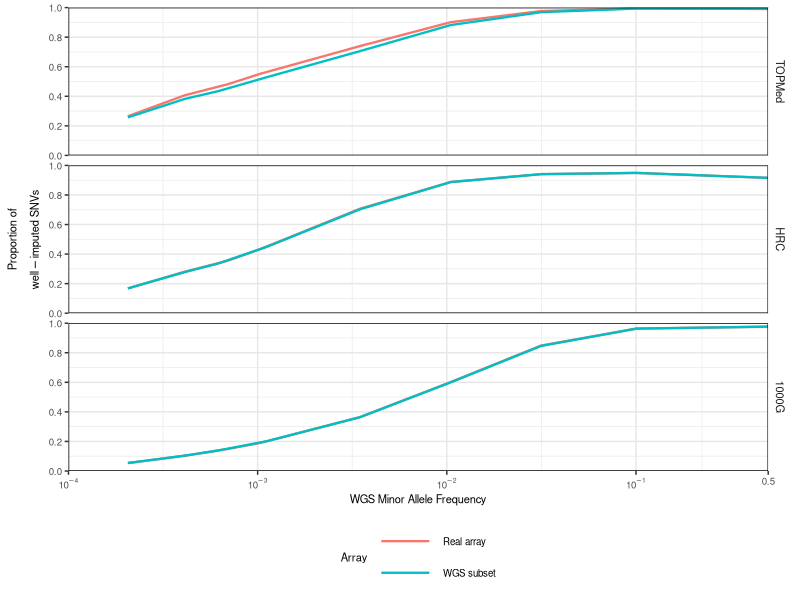

This chart was generated by the following R code:
library(data.table)
library(ggplot2)
library(reshape2)

ho=fread("../analyses/omniexp/metsim.humanomni.bi.snv.perc8.tab")
ho=ho[c(which(abs(ho$MAF-0.0002)==min(abs(ho$MAF-0.0002))),which(abs(ho$MAF-0.0004)==min(abs(ho$MAF-0.0004))),which(abs(ho$MAF-0.0006)==min(abs(ho$MAF-0.0006))),which(abs(ho$MAF-0.001)==min(abs(ho$MAF-0.001))),which(abs(ho$MAF-0.0032)==min(abs(ho$MAF-0.0032))),which(abs(ho$MAF-0.01)==min(abs(ho$MAF-0.01))),which(abs(ho$MAF-0.0316)==min(abs(ho$MAF-0.0316))),which(abs(ho$MAF-0.1)==min(abs(ho$MAF-0.1))),which(abs(ho$MAF-0.5)==min(abs(ho$MAF-0.5)))),]
ho=melt(ho, id="MAF")
ho$`Reference Panel`=rep(0, nrow(ho))
ho$`Reference Panel`[which(ho$variable=="HO_1000G")]="1000G"
ho$`Reference Panel`[which(ho$variable=="HO_HRC")]="HRC"
ho$`Reference Panel`[which(ho$variable=="HO_TOPMed")]="TOPMed"
ho$`Reference Panel`=as.factor(ho$`Reference Panel`)
ho$Array=rep("Real array", nrow(ho))

metsim=fread("../analyses/percentileaggr2/metsim.bi.snv.perc8.tab")
metsim=metsim[,c("MAF","OmniExp_1000G","OmniExp_HRC","OmniExp_TOPMed")]
metsim=metsim[c(which(abs(metsim$MAF-0.0002)==min(abs(metsim$MAF-0.0002))),which(abs(metsim$MAF-0.0004)==min(abs(metsim$MAF-0.0004))),which(abs(metsim$MAF-0.0006)==min(abs(metsim$MAF-0.0006))),which(abs(metsim$MAF-0.001)==min(abs(metsim$MAF-0.001))),which(abs(metsim$MAF-0.0032)==min(abs(metsim$MAF-0.0032))),which(abs(metsim$MAF-0.01)==min(abs(metsim$MAF-0.01))),which(abs(metsim$MAF-0.0316)==min(abs(metsim$MAF-0.0316))),which(abs(metsim$MAF-0.1)==min(abs(metsim$MAF-0.1))),which(abs(metsim$MAF-0.5)==min(abs(metsim$MAF-0.5)))),]
metsim=melt(metsim, id="MAF")
metsim$`Reference Panel`=rep(0, nrow(metsim))
metsim$`Reference Panel`[which(metsim$variable=="Core_1000G" | metsim$variable=="OmniExp_1000G" | metsim$variable=="Omni25_1000G" | metsim$variable=="MEGA_1000G")]="1000G"
metsim$`Reference Panel`[which(metsim$variable=="Core_HRC" | metsim$variable=="OmniExp_HRC" | metsim$variable=="Omni25_HRC"| metsim$variable=="MEGA_HRC")]="HRC"
metsim$`Reference Panel`[which(metsim$variable=="Core_TOPMed" | metsim$variable=="OmniExp_TOPMed" | metsim$variable=="Omni25_TOPMed" | metsim$variable=="MEGA_TOPMed")]="TOPMed"
metsim$`Reference Panel`=as.factor(metsim$`Reference Panel`)
metsim$Array=rep("WGS subset", nrow(metsim))

##Plotting
all=rbind(ho,metsim)
all$`Reference Panel`=factor(all$`Reference Panel`, levels=c("TOPMed","HRC","1000G"))
all$Array=factor(all$Array, levels=c("Real array","WGS subset"))
ybrks<-c(0,0.2,0.4,0.6,0.8,1)
brks<-c(0.5, 0.1, 0.01,0.001,0.0001)
labs=c(expression(0.5),expression(10^-1), expression(10^-2), expression(10^-3),expression(10^-4))

tiff(file="~/FigS3.tiff", height=174, width=85, units="mm", res=300)
ggplot(all, aes(x=MAF,y=value, color=Array))+scale_x_log10(breaks=brks, labels=labs, limits=c(1e-4,0.5),expand=c(0,0))+scale_y_continuous(breaks=ybrks,limits=c(0,1), expand=c(0,0))+theme_bw()+facet_grid(`Reference Panel`~.)+theme(legend.position="bottom",legend.text=element_text(size=7),panel.grid.major=element_line(colour="#e7e7e7"),panel.spacing.y=unit(0.5, "lines"), strip.text=element_text(size=8),axis.title=element_text(size=8),axis.text=element_text(size=7),panel.border=element_rect(color="black"),strip.background=element_rect(fill="white",color=NA), legend.title=element_text(size=8), legend.key.width=unit(3,"lines"))+geom_line(aes(group=Array), size=0.8)+xlab("WGS Minor Allele Frequency")+ylab(expression(atop(Proportion~of,well-imputed~SNVs)))+guides(color=guide_legend(nrow=2))
dev.off()

